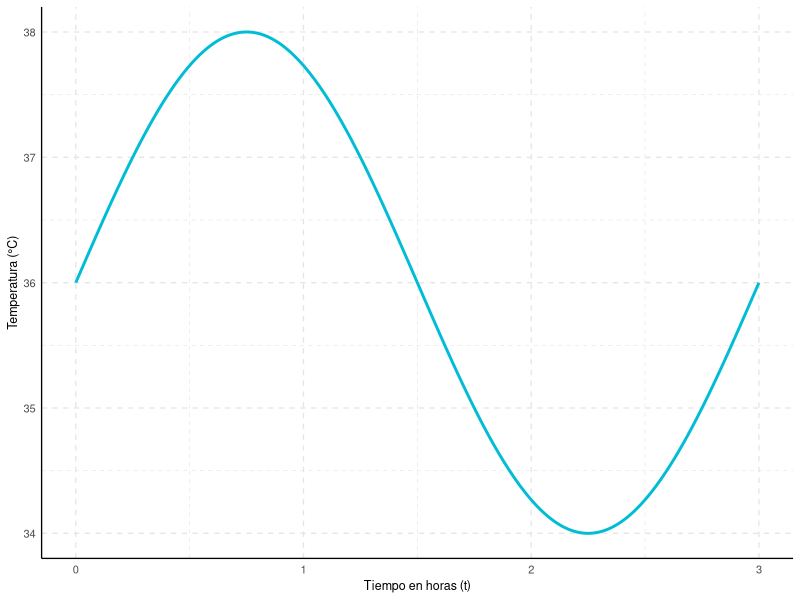

This chart was generated by the following R code:
## ---- chunk 1
knitr::opts_chunk$set(echo = TRUE)
library(ggplot2)
## ---- chunk 2
# Crear función para la curva sinusoidal
t <- seq(0, 3, length.out = 1000)
temp <- 36 + 2 * sin(2 * pi * t/3)

# Crear dataframe
datos <- data.frame(tiempo = t, temperatura = temp)

# Crear la gráfica
ggplot(datos, aes(x = tiempo, y = temperatura)) +
  geom_line(color = "#00BCD4", size = 1) +
  scale_x_continuous(breaks = seq(0, 3, 1)) +
  scale_y_continuous(breaks = seq(34, 38, 1), limits = c(34, 38)) +
  labs(x = "Tiempo en horas (t)",
       y = "Temperatura (°C)") +
  theme_minimal(base_size = 10) +
  theme(
    panel.grid.minor = element_line(color = "gray90", linetype = "dashed"),
    panel.grid.major = element_line(color = "gray90", linetype = "dashed"),
    axis.line = element_line(color = "black"),
    axis.text = element_text(size = 8),
    axis.title = element_text(size = 9),
    plot.margin = margin(5, 5, 5, 5, "pt"),
    panel.spacing = unit(2, "pt")
  )
